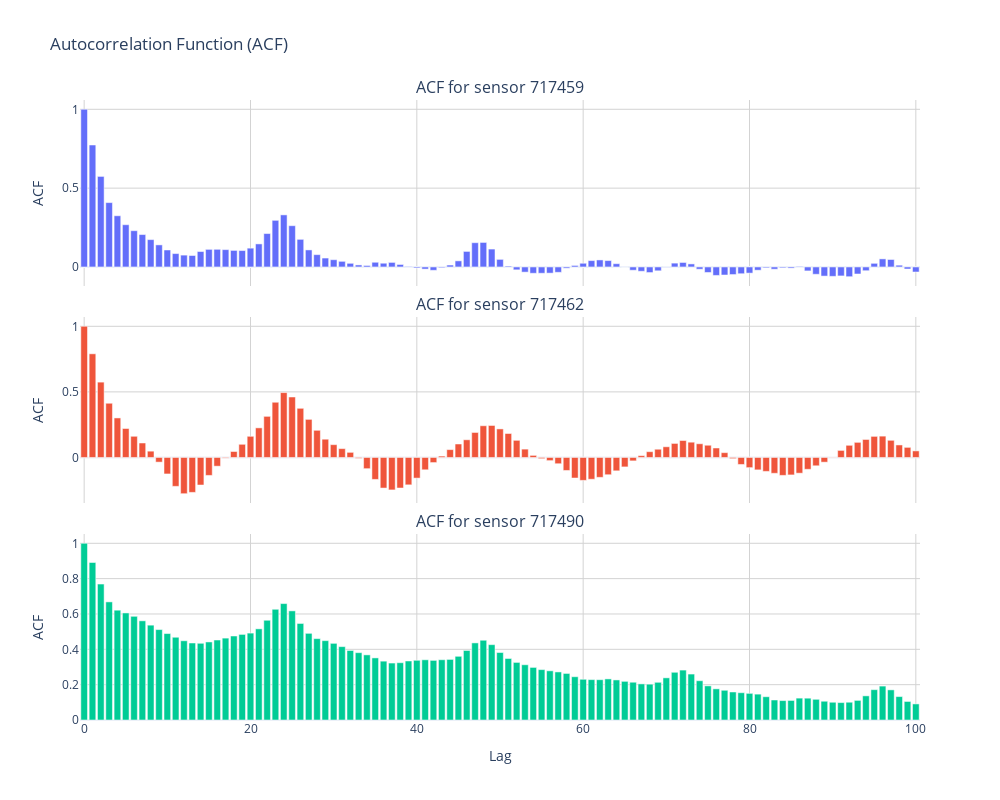

Notebook cell for this chart:
### Markdown cell above
__Для подтверждения периода сезонности постройте графики автокорреляционной функции (ACF) для трех рядов из нарисованных выше.__

__Замените нули временного ряда на локальное среднее в окне 5, чтобы избежать ложных пиков (0.3 балла).__ `Но не оставляйте их для следующих заданий (верните эти значения на 0).`

### Code cell
df_tmp = df.copy()

mask = df_tmp["value"] == 0
df_tmp.loc[mask, "value"] = (
    df_tmp.groupby("sensor_id")["value"]
    .transform(lambda x: x.rolling(5, min_periods=1, center=True).mean())
)

sensor_ids = df_tmp["sensor_id"].unique()[:3]


fig = make_subplots(
    rows=3, cols=1,
    shared_xaxes=True,
    vertical_spacing=0.05,
    subplot_titles=[f"ACF for sensor {sid}" for sid in sensor_ids]
)

for i, sensor_id in enumerate(sensor_ids):
    series = df_tmp[df_tmp["sensor_id"] == sensor_id]["value"]
    acf_vals = acf(series, nlags=100, fft=True)
    lags = list(range(len(acf_vals)))

    fig.add_trace(
        go.Bar(
            x=lags,
            y=acf_vals,
            name=f"Sensor {sensor_id}",
            showlegend=False
        ),
        row=i+1, col=1
    )


fig.update_layout(
    height=800,
    width=1000,
    title_text="Autocorrelation Function (ACF)",
    template="plotly_white"
)


fig.update_yaxes(title_text="ACF", showgrid=True, gridwidth=1, gridcolor='LightGray')
fig.update_xaxes(title_text="Lag", row=3, col=1)
fig.update_xaxes(showgrid=True, gridwidth=1, gridcolor='LightGray')
fig.show()

### Figure 1 — Plotly figure (JSON) as saved in the notebook; plotly's stock layout.template omitted (floating-point values rounded to 4 significant figures)
{"data": [{"name": "Sensor 717459", "showlegend": false, "type": "bar", "x": [0, 1, 2, 3, 4, 5, 6, 7, 8, 9, 10, 11, 12, 13, 14, 15, 16, 17, 18, 19, 20, 21, 22, 23, 24, 25, 26, 27, 28, 29, 30, 31, 32, 33, 34, 35, 36, 37, 38, 39, 40, 41, 42, 43, 44, 45, 46, 47, 48, 49, 50, 51, 52, 53, 54, 55, 56, 57, 58, 59, 60, 61, 62, 63, 64, 65, 66, 67, 68, 69, 70, 71, 72, 73, 74, 75, 76, 77, 78, 79, 80, 81, 82, 83, 84, 85, 86, 87, 88, 89, 90, 91, 92, 93, 94, 95, 96, 97, 98, 99, 100], "xaxis": "x", "y": [1.0, 0.7735, 0.5743, 0.4082, 0.3247, 0.2679, 0.2299, 0.2056, 0.1734, 0.1399, 0.1076, 0.08489, 0.07507, 0.07265, 0.09783, 0.1116, 0.1119, 0.11, 0.1049, 0.1041, 0.1193, 0.1463, 0.2118, 0.2957, 0.3303, 0.2617, 0.1751, 0.108, 0.07803, 0.05651, 0.04597, 0.03561, 0.02309, 0.01278, 0.009362, 0.02979, 0.02366, 0.02882, 0.01574, 0.002967, -0.006298, -0.01361, -0.02131, -0.004992, 0.01207, 0.03867, 0.09853, 0.1539, 0.1555, 0.1134, 0.04808, 0.005511, -0.01831, -0.03282, -0.04003, -0.03988, -0.03919, -0.03405, -0.007872, 0.009576, 0.02341, 0.04033, 0.04452, 0.04053, 0.02069, 0.0006821, -0.02086, -0.02736, -0.03547, -0.02444, -0.001364, 0.02425, 0.02842, 0.01933, -0.01442, -0.03498, -0.0537, -0.05107, -0.0482, -0.043, -0.03913, -0.02063, -0.00552, -0.01424, -0.005558, -0.007323, 0.003478, -0.0251, -0.04632, -0.05793, -0.05952, -0.05692, -0.06181, -0.04457, -0.02388, 0.02302, 0.05123, 0.04728, 0.01127, -0.01313, -0.03207], "yaxis": "y"}, {"name": "Sensor 717462", "showlegend": false, "type": "bar", "x": [0, 1, 2, 3, 4, 5, 6, 7, 8, 9, 10, 11, 12, 13, 14, 15, 16, 17, 18, 19, 20, 21, 22, 23, 24, 25, 26, 27, 28, 29, 30, 31, 32, 33, 34, 35, 36, 37, 38, 39, 40, 41, 42, 43, 44, 45, 46, 47, 48, 49, 50, 51, 52, 53, 54, 55, 56, 57, 58, 59, 60, 61, 62, 63, 64, 65, 66, 67, 68, 69, 70, 71, 72, 73, 74, 75, 76, 77, 78, 79, 80, 81, 82, 83, 84, 85, 86, 87, 88, 89, 90, 91, 92, 93, 94, 95, 96, 97, 98, 99, 100], "xaxis": "x2", "y": [1.0, 0.7903, 0.5744, 0.4133, 0.3013, 0.2207, 0.1614, 0.1102, 0.04801, -0.03548, -0.1256, -0.2201, -0.2763, -0.2662, -0.2101, -0.1368, -0.06646, -0.005034, 0.04544, 0.1003, 0.1613, 0.2257, 0.3135, 0.4209, 0.4946, 0.461, 0.3747, 0.2904, 0.207, 0.1392, 0.09759, 0.0674, 0.03897, -0.006354, -0.08545, -0.1673, -0.2332, -0.2475, -0.2329, -0.2088, -0.1574, -0.09407, -0.03896, 0.01027, 0.0598, 0.1026, 0.1349, 0.1906, 0.2418, 0.2438, 0.2177, 0.1827, 0.1306, 0.06361, 0.0159, -0.008989, -0.02405, -0.04779, -0.09906, -0.1567, -0.1747, -0.166, -0.1515, -0.1317, -0.1019, -0.07192, -0.02601, 0.01378, 0.04407, 0.06277, 0.08146, 0.107, 0.1291, 0.1165, 0.1045, 0.0932, 0.07223, 0.03672, -0.008759, -0.05331, -0.07762, -0.09457, -0.1062, -0.1207, -0.1364, -0.133, -0.1198, -0.09014, -0.06349, -0.03584, 0.002353, 0.05375, 0.09274, 0.1152, 0.1372, 0.1608, 0.1626, 0.1308, 0.09533, 0.07704, 0.05002], "yaxis": "y2"}, {"name": "Sensor 717490", "showlegend": false, "type": "bar", "x": [0, 1, 2, 3, 4, 5, 6, 7, 8, 9, 10, 11, 12, 13, 14, 15, 16, 17, 18, 19, 20, 21, 22, 23, 24, 25, 26, 27, 28, 29, 30, 31, 32, 33, 34, 35, 36, 37, 38, 39, 40, 41, 42, 43, 44, 45, 46, 47, 48, 49, 50, 51, 52, 53, 54, 55, 56, 57, 58, 59, 60, 61, 62, 63, 64, 65, 66, 67, 68, 69, 70, 71, 72, 73, 74, 75, 76, 77, 78, 79, 80, 81, 82, 83, 84, 85, 86, 87, 88, 89, 90, 91, 92, 93, 94, 95, 96, 97, 98, 99, 100], "xaxis": "x3", "y": [1.0, 0.8913, 0.7692, 0.6685, 0.6214, 0.6058, 0.5869, 0.5613, 0.5367, 0.5117, 0.4892, 0.4682, 0.4484, 0.4358, 0.4341, 0.4417, 0.4526, 0.4634, 0.4754, 0.4844, 0.4918, 0.5159, 0.5644, 0.6266, 0.6589, 0.6176, 0.5464, 0.4904, 0.4606, 0.449, 0.4338, 0.4152, 0.3934, 0.381, 0.3686, 0.3514, 0.333, 0.3223, 0.3242, 0.334, 0.3379, 0.3407, 0.3374, 0.3411, 0.3429, 0.3605, 0.3934, 0.4363, 0.4513, 0.4263, 0.3819, 0.3481, 0.3259, 0.3126, 0.2976, 0.2852, 0.2783, 0.272, 0.2634, 0.2449, 0.2305, 0.2286, 0.2281, 0.2326, 0.2267, 0.2187, 0.2137, 0.2044, 0.2027, 0.2133, 0.2386, 0.27, 0.2825, 0.26, 0.2223, 0.1932, 0.1763, 0.1682, 0.1586, 0.1544, 0.1508, 0.1464, 0.1317, 0.1132, 0.1098, 0.1107, 0.1238, 0.1235, 0.1171, 0.1062, 0.1004, 0.09853, 0.1006, 0.111, 0.1366, 0.1717, 0.1919, 0.1706, 0.1326, 0.1049, 0.09105], "yaxis": "y3"}], "layout": {"annotations": [{"font": {"size": 16}, "showarrow": false, "text": "ACF for sensor 717459", "x": 0.5, "xanchor": "center", "xref": "paper", "y": 1, "yanchor": "bottom", "yref": "paper"}, {"font": {"size": 16}, "showarrow": false, "text": "ACF for sensor 717462", "x": 0.5, "xanchor": "center", "xref": "paper", "y": 0.65, "yanchor": "bottom", "yref": "paper"}, {"font": {"size": 16}, "showarrow": false, "text": "ACF for sensor 717490", "x": 0.5, "xanchor": "center", "xref": "paper", "y": 0.3, "yanchor": "bottom", "yref": "paper"}], "height": 800, "title": {"text": "Autocorrelation Function (ACF)"}, "width": 1000, "xaxis": {"anchor": "y", "domain": [0, 1], "gridcolor": "LightGray", "gridwidth": 1, "matches": "x3", "showgrid": true, "showticklabels": false}, "xaxis2": {"anchor": "y2", "domain": [0, 1], "gridcolor": "LightGray", "gridwidth": 1, "matches": "x3", "showgrid": true, "showticklabels": false}, "xaxis3": {"anchor": "y3", "domain": [0, 1], "gridcolor": "LightGray", "gridwidth": 1, "showgrid": true, "title": {"text": "Lag"}}, "yaxis": {"anchor": "x", "domain": [0.7, 1], "gridcolor": "LightGray", "gridwidth": 1, "showgrid": true, "title": {"text": "ACF"}}, "yaxis2": {"anchor": "x2", "domain": [0.35, 0.65], "gridcolor": "LightGray", "gridwidth": 1, "showgrid": true, "title": {"text": "ACF"}}, "yaxis3": {"anchor": "x3", "domain": [0, 0.3], "gridcolor": "LightGray", "gridwidth": 1, "showgrid": true, "title": {"text": "ACF"}}}}
